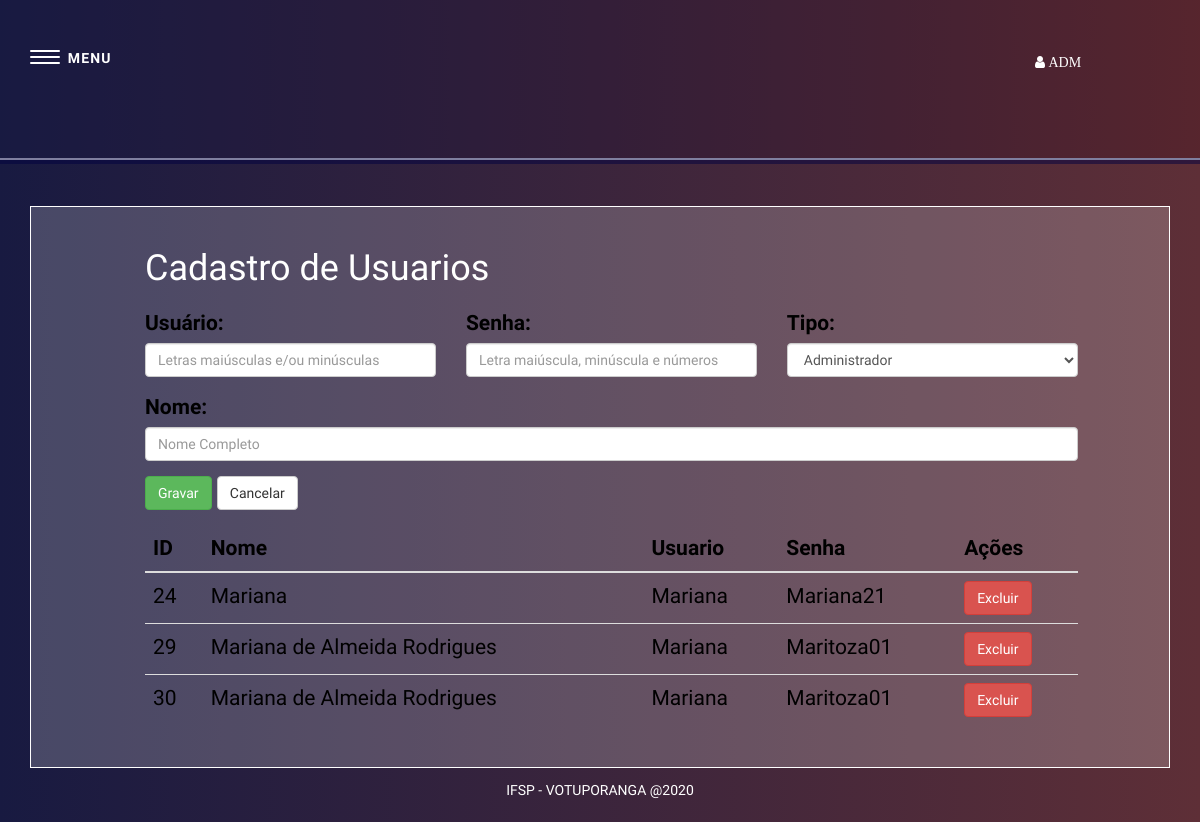
The page /Aplicação/VIEW/usuarioVIEW.php (signed in) on the database its author committed.
### tables this page shows
CREATE TABLE `Cadastro_usuario` (
  `id_usuario` int NOT NULL,
  `nome` varchar(50) NOT NULL,
  `usuario` varchar(20) DEFAULT NULL,
  `senha` varchar(50) DEFAULT NULL,
  `tipo` varchar(3) DEFAULT NULL
);

### Aplicação/DAO/usuarioDAO.php (called while the page is built, shortened)
<?php
function consulta_usuario($campos = '*', $add = ''){
    $sql = "SELECT $campos FROM Cadastro_usuario $add";
    $conexao = conexao();
    $stmt = $conexao->prepare($sql);
    $stmt->execute();
    return $stmt->fetchAll(PDO::FETCH_ASSOC);
}

### Aplicação/VIEW/usuarioVIEW.php (the view, shortened to what this page needs)
<?php
include_once 'menu.php';
include_once '../DAO/usuarioDAO.php';
?>
<head>
    <link href="css/cadastros.css" rel="stylesheet" type="text/css"/>
</head>
<div class="container">
    <form action="../CTR/usuarioCTR.php" method="POST">
        <div class="caixa caixa2">
            <h1>Cadastro de Usuarios</h1>
            <div class="row formularios">
                <div class="form-group col-md-4">
                    <label > Usuário: </label>
                    <input type="text" name="usuario" class="form-control"
                           placeholder="Letras maiúsculas e/ou minúsculas"
                           pattern="^(?=.*[A-Z])|(?=.*[a-z])[a-zA-Z]{1,20}$"
                           title="Até 20 caracteres"
                           onchange="verificar()"
                           maxlength="20" required/>
                </div>
                <div class="form-group col-md-4">
                    <label > Senha: </label>
                    <input type="text" name="senha" class="form-control"
                           placeholder="Letra maiúscula, minúscula e números"
                           pattern="^(?=.*[A-Z])(?=.*[a-z])(?=.*[0-9])[a-zA-Z0-9]{8,}$"
                           title="Insira no mínimo 8 caracteres"
                           minlength="8" required/>
                </div>
                <div class="form-group col-md-4">
                    <label > Tipo: </label>
                    <select name="tipo" class="form-control" required >
                        <option value="ADM">Administrador</option>
                    </select>
                </div>
            </div>
            <div class="row">
                <div class="form-group col-md-12">
                    <label > Nome: </label>
                    <input type="text" id="entrada" name="nome" class="form-control"
                           placeholder="Nome Completo"
                           onchange="verificar()"
                           minlength="1" maxlength="50" required/>
                </div>
            </div>
            <div class="row botoes">
                <div class="form-group col-md-12">
                    <input type="submit" name="gravar" value="Gravar" class="btn btn-success">
                    <input type="reset" name="cancelar" value="Cancelar" class="btn btn-default">
                </div>
            </div>
    </form>
    <?php
    $campos = 'id_usuario as "ID", nome as "Nome", usuario as "Usuario", senha as "Senha"';
    $resultado = consulta_usuario($campos);
    if (count($resultado) > 0) :
        $linha = $resultado[0];
        ?>
        <table class="table table-hover">
            <thead class=" thead-dark ">
                <tr>
                    <?php
                    foreach ($linha as $coluna => $valor) {
                        echo '<th scope = "col">' . $coluna . '</th>';
                    }
                    ?>
                    <th scope="col"> Ações </th>
                </tr>
            </thead>
            <tbody>
                <?php
                foreach ($resultado as $linha) {
                    echo "<tr>";
                    echo "<td>" . $linha['ID'] . "</td>";
                    echo "<td>" . $linha['Nome'] . "</td>";
                    echo "<td>" . $linha['Usuario'] . "</td>";
                    echo "<td>" . $linha['Senha'] . "</td>";
                    echo "<td>"
                    . "<a class='btn btn-danger' href =../CTR/usuarioCTR.php?excluir=" . $linha['ID'] . "> Excluir </a> </td>";
                    echo "</tr>";
                }
                endif;
                ?>
            </tbody>
        </table>
    </div>
<div class="rodape">
    <center><p>IFSP - VOTUPORANGA @2020</p></center>
</div>
</body>
</html>

### Aplicação/VIEW/css/style.css (style rules this page uses)
html { box-sizing: border-box; }
*, *:before, *:after { box-sizing: inherit; }
html, body { height: 100%; }
html, body, div, object, iframe, h1, h2, h3, h4, h5, h6, p, blockquote, ol, ul, li, form, legend, label, table, header, footer, nav, section, figure { margin: 0; padding: 0; }
body { font-family: 'Roboto', sans-serif; font-size: 100%; line-height: 1.5; }
.container { width: 90%; margin-left: auto; margin-right: auto; max-width: 1200px; }
.container:after { content: ""; display: table; clear: both; }

### Aplicação/VIEW/css/cadastros.css (style rules this page uses)
body { font-family: 'Roboto Condensed'; }
.caixa { padding-left: 10%; padding-right: 8%; padding-top: 2%; padding-bottom: 2%; margin-top: 4%; border: #fff solid 1px; font: couier, monospace; font-size: 21px; text-align: justify; text-indent: 50px; color: black; background-color:rgba(255,255,255,.2); }
.caixa2 { text-indent: 0px; }
h1 { color: #fff; }
.rodape { padding-top: 1%; padding-bottom: 1%; font-size:14px; color: #fff; }
.formularios { margin-top:2%; }

### Aplicação/VIEW/menu.php (style rules this page uses)
body { background-image: linear-gradient(to left, rgba(94,47,55,1), rgba(24,26,65,1)); }

### rows shown on the page
cadastro_usuario: id_usuario "24", nome "Mariana", usuario "Mariana", senha "Mariana21"
cadastro_usuario: id_usuario "29", nome "Mariana de Almeida Rodrigues", usuario "Mariana", senha "Maritoza01"
cadastro_usuario: id_usuario "30", nome "Mariana de Almeida Rodrigues", usuario "Mariana", senha "Maritoza01"

### other values the page prints
$coluna "ID"
$coluna "Nome"
$coluna "Usuario"
$coluna "Senha"
